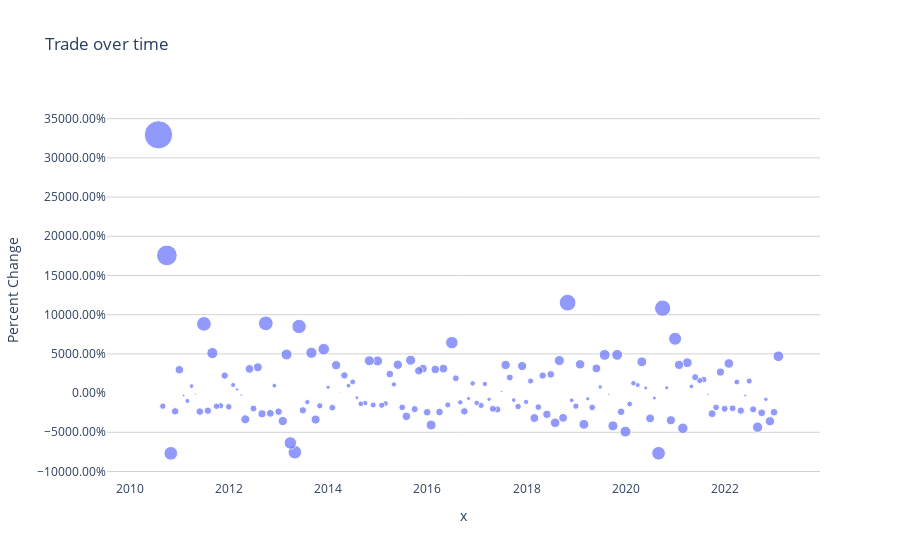

Notebook code cell kept with this figure:
### Code cell
changeTracker = px.scatter( x = date, y = stock_Volume_Change, title = 'Trade over time', size = stock_Volume_Change_abs)

changeTracker.update_layout(
    yaxis_tickformat = '.2%',
    yaxis_title = 'Percent Change',
    xaxis_showgrid=False,   # Set the x-axis grid lines to show
    # yaxis_showgrid=False,   # Set the y-axis grid lines to show
    xaxis_gridcolor='lightgray',  # Set the x-axis grid color
    yaxis_gridcolor='lightgray',  # Set the y-axis grid color
    plot_bgcolor='rgb(255, 255, 255)',  # Set the background color to white
)

### Figure 1 — Plotly figure (JSON) as saved in the notebook; plotly's stock layout.template omitted (floating-point values rounded to 4 significant figures; data arrays with more than 128 entries replaced by an {"elided": "..."} marker saying what was removed)
{"data": [{"hovertemplate": "x=%{x}<br>y=%{y}<br>size=%{marker.size}<extra></extra>", "legendgroup": "", "marker": {"color": "#636efa", "size": {"elided": "152 float values"}, "sizemode": "area", "sizeref": 0.8235, "symbol": "circle"}, "mode": "markers", "name": "", "orientation": "v", "showlegend": false, "type": "scatter", "x": {"elided": "152 str values"}, "xaxis": "x", "y": {"elided": "152 float values"}, "yaxis": "y"}], "layout": {"autosize": true, "legend": {"itemsizing": "constant", "tracegroupgap": 0}, "plot_bgcolor": "rgb(255, 255, 255)", "title": {"text": "Trade over time"}, "xaxis": {"anchor": "y", "autorange": true, "domain": [0, 1], "gridcolor": "lightgray", "range": ["2009-09-05 21:03:01.846", "2023-11-16 02:18:44.2426"], "showgrid": false, "title": {"text": "x"}, "type": "date"}, "yaxis": {"anchor": "x", "autorange": true, "domain": [0, 1], "gridcolor": "lightgray", "range": [-125.7, 402.2], "tickformat": ".2%", "title": {"text": "Percent Change"}, "type": "linear"}}}
